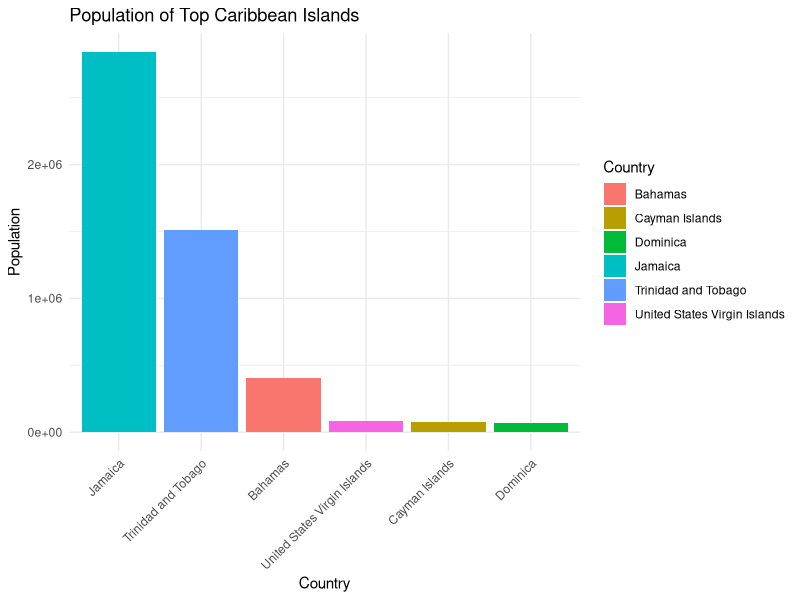
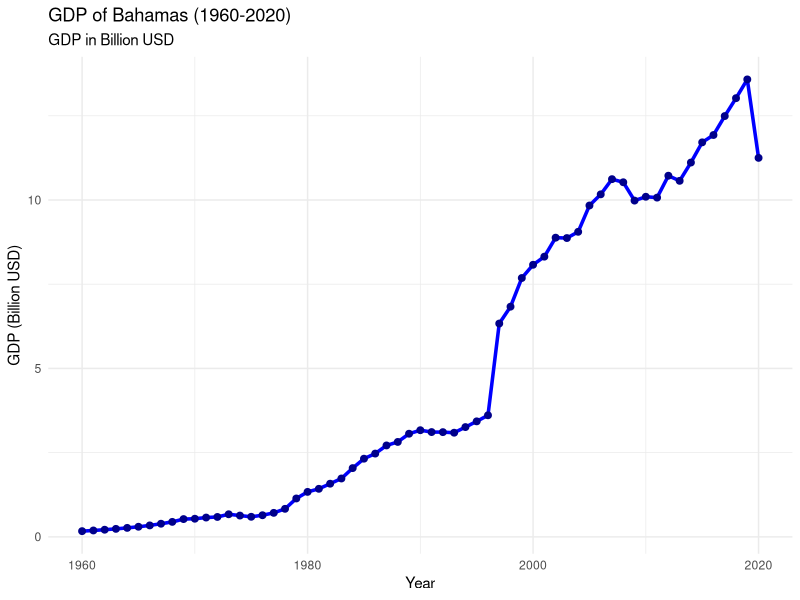
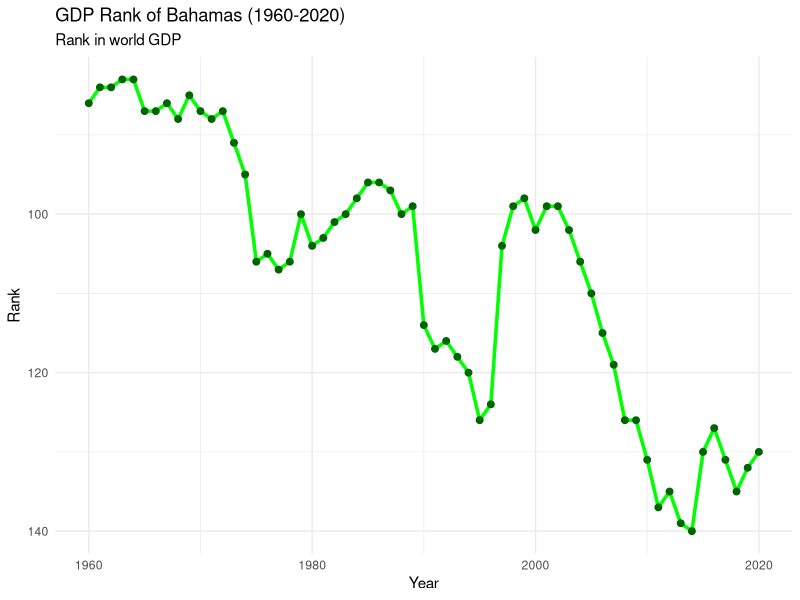
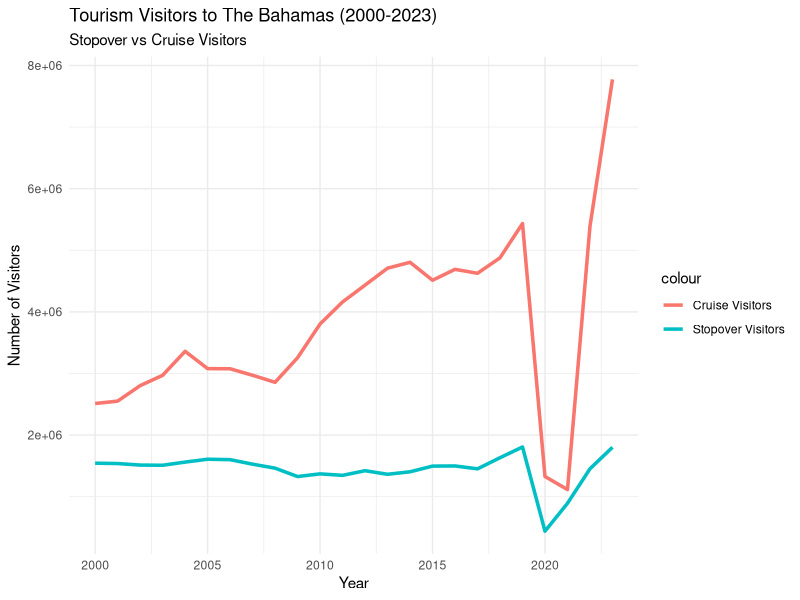

Write the R code that produced these figures, in order.
## ---- chunk 1
knitr::opts_chunk$set(echo = TRUE)
library(ggplot2)
bahamas_gdp <- read.csv("bahamas_gdp.csv")
bahamas_tourism <- read.csv("bahamas_visitors.csv")
caribbean_population <- read.csv("carribean_population.csv")
cruise_df <- read.csv("cruise_visitors_bahamas_1989_2023.csv")
## ---- chunk 2
library(ggplot2)
library(dplyr)

# Caribbean Population Data
caribbean_population <- data.frame(
  Country = c(
    "Jamaica", "Trinidad and Tobago", "Bahamas", "United States Virgin Islands", 
    "Cayman Islands", "Dominica", "Saint Kitts and Nevis", "Turks and Caicos Islands", 
    "Sint Maarten", "British Virgin Islands", "Caribbean Netherlands", "Saint Martin", 
    "Anguilla", "Saint Barthélemy", "Montserrat"
  ),
  Population = c(
    2839175, 1507782, 401283, 84905, 
    74457, 66205, 46843, 46535, 
    43350, 39471, 30675, 26129, 
    14598, 11258, 4389
  )
)

# Top 6 countries by population
top_population <- caribbean_population %>% 
  arrange(desc(Population)) %>% 
  head(6)

ggplot(top_population, aes(x = reorder(Country, -Population), y = Population, fill = Country)) +
  geom_bar(stat = "identity") +
  labs(
    title = "Population of Top Caribbean Islands",
    x = "Country",
    y = "Population"
  ) +
  theme_minimal() +
  theme(axis.text.x = element_text(angle = 45, hjust = 1))
## ---- chunk 3
bahamas_gdp <- read.csv("bahamas_gdp.csv")
bahamas_gdp$gdp_billions <- bahamas_gdp$gdp / 1e9

ggplot(bahamas_gdp, aes(x = year, y = gdp_billions)) +
  geom_line(color = "blue", size = 1.2) +
  geom_point(color = "darkblue", size = 2) +
  labs(
    title = "GDP of Bahamas (1960-2020)",
    subtitle = "GDP in Billion USD",
    x = "Year",
    y = "GDP (Billion USD)"
  ) +
  theme_minimal()
## ---- chunk 4
ggplot(bahamas_gdp, aes(x = year, y = rank)) +
  geom_line(color = "green", size = 1.2) +
  geom_point(color = "darkgreen", size = 2) +
  labs(
    title = "GDP Rank of Bahamas (1960-2020)",
    subtitle = "Rank in world GDP",
    x = "Year",
    y = "Rank"
  ) +
  scale_y_reverse() +
  theme_minimal()
## ---- chunk 5
bahamas_tourism <- read.csv("bahamas_visitors.csv")

ggplot(bahamas_tourism, aes(x = as.numeric(Year))) +
  geom_line(aes(y = as.numeric(Stopover.Visitors), color = "Stopover Visitors"), size = 1.2) +
  geom_line(aes(y = as.numeric(Cruise.Visitors), color = "Cruise Visitors"), size = 1.2) +
  labs(
    title = "Tourism Visitors to The Bahamas (2000-2023)",
    subtitle = "Stopover vs Cruise Visitors",
    x = "Year",
    y = "Number of Visitors"
  ) +
  theme_minimal()
